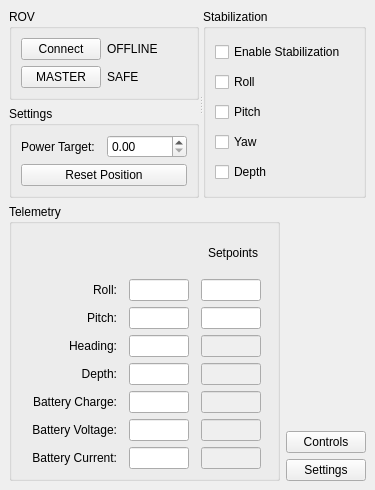
<?xml version="1.0" encoding="UTF-8"?>
<ui version="4.0">
 <class>MainWindow</class>
 <widget class="QMainWindow" name="MainWindow">
  <property name="geometry">
   <rect>
    <x>0</x>
    <y>0</y>
    <width>375</width>
    <height>490</height>
   </rect>
  </property>
  <property name="minimumSize">
   <size>
    <width>375</width>
    <height>490</height>
   </size>
  </property>
  <property name="windowTitle">
   <string>SevROV Control Station v2</string>
  </property>
  <widget class="QWidget" name="centralwidget">
   <layout class="QVBoxLayout" name="verticalLayout_11">
    <item>
     <layout class="QVBoxLayout" name="verticalLayout_10">
      <item>
       <widget class="QSplitter" name="splitter">
        <property name="orientation">
         <enum>Qt::Orientation::Horizontal</enum>
        </property>
        <widget class="QWidget" name="layoutWidget">
         <layout class="QVBoxLayout" name="verticalLayout_7">
          <item>
           <widget class="QGroupBox" name="groupBox">
            <property name="title">
             <string>ROV</string>
            </property>
            <layout class="QVBoxLayout" name="verticalLayout_5">
             <item>
              <layout class="QVBoxLayout" name="verticalLayout">
               <item>
                <layout class="QHBoxLayout" name="horizontalLayout_2">
                 <item>
                  <widget class="QPushButton" name="connectButton">
                   <property name="text">
                    <string>Connect</string>
                   </property>
                  </widget>
                 </item>
                 <item>
                  <widget class="QLabel" name="onlineStatus">
                   <property name="text">
                    <string>OFFLINE</string>
                   </property>
                  </widget>
                 </item>
                </layout>
               </item>
               <item>
                <layout class="QHBoxLayout" name="horizontalLayout">
                 <item>
                  <widget class="QPushButton" name="masterButton">
                   <property name="text">
                    <string>MASTER</string>
                   </property>
                  </widget>
                 </item>
                 <item>
                  <widget class="QLabel" name="masterStatus">
                   <property name="text">
                    <string>SAFE</string>
                   </property>
                  </widget>
                 </item>
                </layout>
               </item>
              </layout>
             </item>
            </layout>
           </widget>
          </item>
          <item>
           <widget class="QGroupBox" name="groupBox_3">
            <property name="title">
             <string>Settings</string>
            </property>
            <layout class="QVBoxLayout" name="verticalLayout_6">
             <item>
              <layout class="QVBoxLayout" name="verticalLayout_3">
               <item>
                <layout class="QHBoxLayout" name="horizontalLayout_3">
                 <item>
                  <widget class="QLabel" name="label">
                   <property name="text">
                    <string>Power Target:</string>
                   </property>
                  </widget>
                 </item>
                 <item>
                  <widget class="QDoubleSpinBox" name="powerTargetVal">
                   <property name="minimumSize">
                    <size>
                     <width>77</width>
                     <height>0</height>
                    </size>
                   </property>
                   <property name="maximum">
                    <double>1.000000000000000</double>
                   </property>
                   <property name="singleStep">
                    <double>0.100000000000000</double>
                   </property>
                  </widget>
                 </item>
                </layout>
               </item>
               <item>
                <widget class="QPushButton" name="positionResetBut">
                 <property name="text">
                  <string>Reset Position</string>
                 </property>
                </widget>
               </item>
              </layout>
             </item>
            </layout>
           </widget>
          </item>
         </layout>
        </widget>
        <widget class="QGroupBox" name="groupBox_2">
         <property name="title">
          <string>Stabilization</string>
         </property>
         <layout class="QVBoxLayout" name="verticalLayout_2">
          <item>
           <widget class="QCheckBox" name="stabOn">
            <property name="text">
             <string>Enable Stabilization</string>
            </property>
           </widget>
          </item>
          <item>
           <widget class="QCheckBox" name="rollStabOn">
            <property name="text">
             <string>Roll</string>
            </property>
           </widget>
          </item>
          <item>
           <widget class="QCheckBox" name="pitchStabOn">
            <property name="text">
             <string>Pitch</string>
            </property>
           </widget>
          </item>
          <item>
           <widget class="QCheckBox" name="yawStabOn">
            <property name="text">
             <string>Yaw</string>
            </property>
           </widget>
          </item>
          <item>
           <widget class="QCheckBox" name="depthStabOn">
            <property name="text">
             <string>Depth</string>
            </property>
            <property name="checked">
             <bool>false</bool>
            </property>
           </widget>
          </item>
         </layout>
        </widget>
       </widget>
      </item>
      <item>
       <layout class="QHBoxLayout" name="horizontalLayout_6">
        <item>
         <widget class="QGroupBox" name="groupBox_4">
          <property name="title">
           <string>Telemetry</string>
          </property>
          <layout class="QVBoxLayout" name="verticalLayout_8">
           <item>
            <layout class="QVBoxLayout" name="verticalLayout_4">
             <item>
              <layout class="QHBoxLayout" name="horizontalLayout_5">
               <item>
                <spacer name="horizontalSpacer">
                 <property name="orientation">
                  <enum>Qt::Orientation::Horizontal</enum>
                 </property>
                 <property name="sizeHint" stdset="0">
                  <size>
                   <width>40</width>
                   <height>20</height>
                  </size>
                 </property>
                </spacer>
               </item>
               <item>
                <widget class="QLabel" name="label_9">
                 <property name="minimumSize">
                  <size>
                   <width>70</width>
                   <height>0</height>
                  </size>
                 </property>
                 <property name="maximumSize">
                  <size>
                   <width>70</width>
                   <height>16777215</height>
                  </size>
                 </property>
                 <property name="text">
                  <string>Setpoints</string>
                 </property>
                 <property name="alignment">
                  <set>Qt::AlignmentFlag::AlignCenter</set>
                 </property>
                </widget>
               </item>
              </layout>
             </item>
             <item>
              <layout class="QHBoxLayout" name="horizontalLayout_4">
               <item>
                <widget class="QLabel" name="label_2">
                 <property name="minimumSize">
                  <size>
                   <width>90</width>
                   <height>0</height>
                  </size>
                 </property>
                 <property name="maximumSize">
                  <size>
                   <width>90</width>
                   <height>16777215</height>
                  </size>
                 </property>
                 <property name="text">
                  <string>Roll:</string>
                 </property>
                 <property name="alignment">
                  <set>Qt::AlignmentFlag::AlignRight|Qt::AlignmentFlag::AlignTrailing|Qt::AlignmentFlag::AlignVCenter</set>
                 </property>
                </widget>
               </item>
               <item>
                <widget class="QLineEdit" name="rollVal">
                 <property name="enabled">
                  <bool>true</bool>
                 </property>
                 <property name="minimumSize">
                  <size>
                   <width>60</width>
                   <height>0</height>
                  </size>
                 </property>
                 <property name="maximumSize">
                  <size>
                   <width>60</width>
                   <height>16777215</height>
                  </size>
                 </property>
                 <property name="readOnly">
                  <bool>true</bool>
                 </property>
                 <property name="clearButtonEnabled">
                  <bool>false</bool>
                 </property>
                </widget>
               </item>
               <item>
                <widget class="QLineEdit" name="rollSPVal">
                 <property name="enabled">
                  <bool>true</bool>
                 </property>
                 <property name="minimumSize">
                  <size>
                   <width>60</width>
                   <height>0</height>
                  </size>
                 </property>
                 <property name="maximumSize">
                  <size>
                   <width>60</width>
                   <height>16777215</height>
                  </size>
                 </property>
                 <property name="readOnly">
                  <bool>true</bool>
                 </property>
                 <property name="clearButtonEnabled">
                  <bool>false</bool>
                 </property>
                </widget>
               </item>
              </layout>
             </item>
             <item>
              <layout class="QHBoxLayout" name="horizontalLayout_7">
               <item>
                <widget class="QLabel" name="label_3">
                 <property name="minimumSize">
                  <size>
                   <width>90</width>
                   <height>0</height>
                  </size>
                 </property>
                 <property name="maximumSize">
                  <size>
                   <width>90</width>
                   <height>16777215</height>
                  </size>
                 </property>
                 <property name="text">
                  <string>Pitch:</string>
                 </property>
                 <property name="alignment">
                  <set>Qt::AlignmentFlag::AlignRight|Qt::AlignmentFlag::AlignTrailing|Qt::AlignmentFlag::AlignVCenter</set>
                 </property>
                </widget>
               </item>
               <item>
                <widget class="QLineEdit" name="pitchVal">
                 <property name="enabled">
                  <bool>true</bool>
                 </property>
                 <property name="minimumSize">
                  <size>
                   <width>60</width>
                   <height>0</height>
                  </size>
                 </property>
                 <property name="maximumSize">
                  <size>
                   <width>60</width>
                   <height>16777215</height>
                  </size>
                 </property>
                 <property name="readOnly">
                  <bool>true</bool>
                 </property>
                 <property name="clearButtonEnabled">
                  <bool>false</bool>
                 </property>
                </widget>
               </item>
               <item>
                <widget class="QLineEdit" name="pitchSPVal">
                 <property name="enabled">
                  <bool>true</bool>
                 </property>
                 <property name="minimumSize">
                  <size>
                   <width>60</width>
                   <height>0</height>
                  </size>
                 </property>
                 <property name="maximumSize">
                  <size>
                   <width>60</width>
                   <height>16777215</height>
                  </size>
                 </property>
                 <property name="readOnly">
                  <bool>true</bool>
                 </property>
                 <property name="clearButtonEnabled">
                  <bool>false</bool>
                 </property>
                </widget>
               </item>
              </layout>
             </item>
             <item>
              <layout class="QHBoxLayout" name="horizontalLayout_8">
               <item>
                <widget class="QLabel" name="label_5">
                 <property name="minimumSize">
                  <size>
                   <width>90</width>
                   <height>0</height>
                  </size>
                 </property>
                 <property name="maximumSize">
                  <size>
                   <width>90</width>
                   <height>16777215</height>
                  </size>
                 </property>
                 <property name="text">
                  <string>Heading:</string>
                 </property>
                 <property name="alignment">
                  <set>Qt::AlignmentFlag::AlignRight|Qt::AlignmentFlag::AlignTrailing|Qt::AlignmentFlag::AlignVCenter</set>
                 </property>
                </widget>
               </item>
               <item>
                <widget class="QLineEdit" name="yawVal">
                 <property name="enabled">
                  <bool>true</bool>
                 </property>
                 <property name="minimumSize">
                  <size>
                   <width>60</width>
                   <height>0</height>
                  </size>
                 </property>
                 <property name="maximumSize">
                  <size>
                   <width>60</width>
                   <height>16777215</height>
                  </size>
                 </property>
                 <property name="readOnly">
                  <bool>true</bool>
                 </property>
                 <property name="clearButtonEnabled">
                  <bool>false</bool>
                 </property>
                </widget>
               </item>
               <item>
                <widget class="QLineEdit" name="pitchSPVal_2">
                 <property name="enabled">
                  <bool>false</bool>
                 </property>
                 <property name="minimumSize">
                  <size>
                   <width>60</width>
                   <height>0</height>
                  </size>
                 </property>
                 <property name="maximumSize">
                  <size>
                   <width>60</width>
                   <height>16777215</height>
                  </size>
                 </property>
                 <property name="readOnly">
                  <bool>true</bool>
                 </property>
                 <property name="clearButtonEnabled">
                  <bool>false</bool>
                 </property>
                </widget>
               </item>
              </layout>
             </item>
             <item>
              <layout class="QHBoxLayout" name="horizontalLayout_9">
               <item>
                <widget class="QLabel" name="label_6">
                 <property name="minimumSize">
                  <size>
                   <width>90</width>
                   <height>0</height>
                  </size>
                 </property>
                 <property name="maximumSize">
                  <size>
                   <width>90</width>
                   <height>16777215</height>
                  </size>
                 </property>
                 <property name="text">
                  <string>Depth:</string>
                 </property>
                 <property name="alignment">
                  <set>Qt::AlignmentFlag::AlignRight|Qt::AlignmentFlag::AlignTrailing|Qt::AlignmentFlag::AlignVCenter</set>
                 </property>
                </widget>
               </item>
               <item>
                <widget class="QLineEdit" name="depthVal">
                 <property name="enabled">
                  <bool>true</bool>
                 </property>
                 <property name="minimumSize">
                  <size>
                   <width>60</width>
                   <height>0</height>
                  </size>
                 </property>
                 <property name="maximumSize">
                  <size>
                   <width>60</width>
                   <height>16777215</height>
                  </size>
                 </property>
                 <property name="readOnly">
                  <bool>true</bool>
                 </property>
                 <property name="clearButtonEnabled">
                  <bool>false</bool>
                 </property>
                </widget>
               </item>
               <item>
                <widget class="QLineEdit" name="pitchSPVal_3">
                 <property name="enabled">
                  <bool>false</bool>
                 </property>
                 <property name="minimumSize">
                  <size>
                   <width>60</width>
                   <height>0</height>
                  </size>
                 </property>
                 <property name="maximumSize">
                  <size>
                   <width>60</width>
                   <height>16777215</height>
                  </size>
                 </property>
                 <property name="readOnly">
                  <bool>true</bool>
                 </property>
                 <property name="clearButtonEnabled">
                  <bool>false</bool>
                 </property>
                </widget>
               </item>
              </layout>
             </item>
             <item>
              <layout class="QHBoxLayout" name="horizontalLayout_10">
               <item>
                <widget class="QLabel" name="label_4">
                 <property name="minimumSize">
                  <size>
                   <width>90</width>
                   <height>0</height>
                  </size>
                 </property>
                 <property name="maximumSize">
                  <size>
                   <width>90</width>
                   <height>16777215</height>
                  </size>
                 </property>
                 <property name="text">
                  <string>Battery Charge:</string>
                 </property>
                 <property name="alignment">
                  <set>Qt::AlignmentFlag::AlignRight|Qt::AlignmentFlag::AlignTrailing|Qt::AlignmentFlag::AlignVCenter</set>
                 </property>
                </widget>
               </item>
               <item>
                <widget class="QLineEdit" name="chargeVal">
                 <property name="enabled">
                  <bool>true</bool>
                 </property>
                 <property name="minimumSize">
                  <size>
                   <width>60</width>
                   <height>0</height>
                  </size>
                 </property>
                 <property name="maximumSize">
                  <size>
                   <width>60</width>
                   <height>16777215</height>
                  </size>
                 </property>
                 <property name="readOnly">
                  <bool>true</bool>
                 </property>
                 <property name="clearButtonEnabled">
                  <bool>false</bool>
                 </property>
                </widget>
               </item>
               <item>
                <widget class="QLineEdit" name="pitchSPVal_4">
                 <property name="enabled">
                  <bool>false</bool>
                 </property>
                 <property name="minimumSize">
                  <size>
                   <width>60</width>
                   <height>0</height>
                  </size>
                 </property>
                 <property name="maximumSize">
                  <size>
                   <width>60</width>
                   <height>16777215</height>
                  </size>
                 </property>
                 <property name="readOnly">
                  <bool>true</bool>
                 </property>
                 <property name="clearButtonEnabled">
                  <bool>false</bool>
                 </property>
                </widget>
               </item>
              </layout>
             </item>
             <item>
              <layout class="QHBoxLayout" name="horizontalLayout_11">
               <item>
                <widget class="QLabel" name="label_7">
                 <property name="minimumSize">
                  <size>
                   <width>90</width>
                   <height>0</height>
                  </size>
                 </property>
                 <property name="maximumSize">
                  <size>
                   <width>90</width>
                   <height>16777215</height>
                  </size>
                 </property>
                 <property name="text">
                  <string>Battery Voltage:</string>
                 </property>
                 <property name="alignment">
                  <set>Qt::AlignmentFlag::AlignRight|Qt::AlignmentFlag::AlignTrailing|Qt::AlignmentFlag::AlignVCenter</set>
                 </property>
                </widget>
               </item>
               <item>
                <widget class="QLineEdit" name="voltageVal">
                 <property name="enabled">
                  <bool>true</bool>
                 </property>
                 <property name="minimumSize">
                  <size>
                   <width>60</width>
                   <height>0</height>
                  </size>
                 </property>
                 <property name="maximumSize">
                  <size>
                   <width>60</width>
                   <height>16777215</height>
                  </size>
                 </property>
                 <property name="readOnly">
                  <bool>true</bool>
                 </property>
                 <property name="clearButtonEnabled">
                  <bool>false</bool>
                 </property>
                </widget>
               </item>
               <item>
                <widget class="QLineEdit" name="pitchSPVal_5">
                 <property name="enabled">
                  <bool>false</bool>
                 </property>
                 <property name="minimumSize">
                  <size>
                   <width>60</width>
                   <height>0</height>
                  </size>
                 </property>
                 <property name="maximumSize">
                  <size>
                   <width>60</width>
                   <height>16777215</height>
                  </size>
                 </property>
                 <property name="readOnly">
                  <bool>true</bool>
                 </property>
                 <property name="clearButtonEnabled">
                  <bool>false</bool>
                 </property>
                </widget>
               </item>
              </layout>
             </item>
             <item>
              <layout class="QHBoxLayout" name="horizontalLayout_12">
               <item>
                <widget class="QLabel" name="label_8">
                 <property name="minimumSize">
                  <size>
                   <width>90</width>
                   <height>0</height>
                  </size>
                 </property>
                 <property name="maximumSize">
                  <size>
                   <width>90</width>
                   <height>16777215</height>
                  </size>
                 </property>
                 <property name="text">
                  <string>Battery Current:</string>
                 </property>
                 <property name="alignment">
                  <set>Qt::AlignmentFlag::AlignRight|Qt::AlignmentFlag::AlignTrailing|Qt::AlignmentFlag::AlignVCenter</set>
                 </property>
                </widget>
               </item>
               <item>
                <widget class="QLineEdit" name="currentVal">
                 <property name="enabled">
                  <bool>true</bool>
                 </property>
                 <property name="minimumSize">
                  <size>
                   <width>60</width>
                   <height>0</height>
                  </size>
                 </property>
                 <property name="maximumSize">
                  <size>
                   <width>60</width>
                   <height>16777215</height>
                  </size>
                 </property>
                 <property name="readOnly">
                  <bool>true</bool>
                 </property>
                 <property name="clearButtonEnabled">
                  <bool>false</bool>
                 </property>
                </widget>
               </item>
               <item>
                <widget class="QLineEdit" name="pitchSPVal_6">
                 <property name="enabled">
                  <bool>false</bool>
                 </property>
                 <property name="minimumSize">
                  <size>
                   <width>60</width>
                   <height>0</height>
                  </size>
                 </property>
                 <property name="maximumSize">
                  <size>
                   <width>60</width>
                   <height>16777215</height>
                  </size>
                 </property>
                 <property name="readOnly">
                  <bool>true</bool>
                 </property>
                 <property name="clearButtonEnabled">
                  <bool>false</bool>
                 </property>
                </widget>
               </item>
              </layout>
             </item>
            </layout>
           </item>
          </layout>
         </widget>
        </item>
        <item>
         <layout class="QVBoxLayout" name="verticalLayout_9">
          <item>
           <spacer name="verticalSpacer_2">
            <property name="orientation">
             <enum>Qt::Orientation::Vertical</enum>
            </property>
            <property name="sizeHint" stdset="0">
             <size>
              <width>20</width>
              <height>40</height>
             </size>
            </property>
           </spacer>
          </item>
          <item>
           <widget class="QPushButton" name="controlsBut">
            <property name="text">
             <string>Controls</string>
            </property>
           </widget>
          </item>
          <item>
           <widget class="QPushButton" name="settingsBut">
            <property name="text">
             <string>Settings</string>
            </property>
           </widget>
          </item>
         </layout>
        </item>
       </layout>
      </item>
     </layout>
    </item>
   </layout>
  </widget>
 </widget>
 <resources/>
 <connections/>
</ui>
